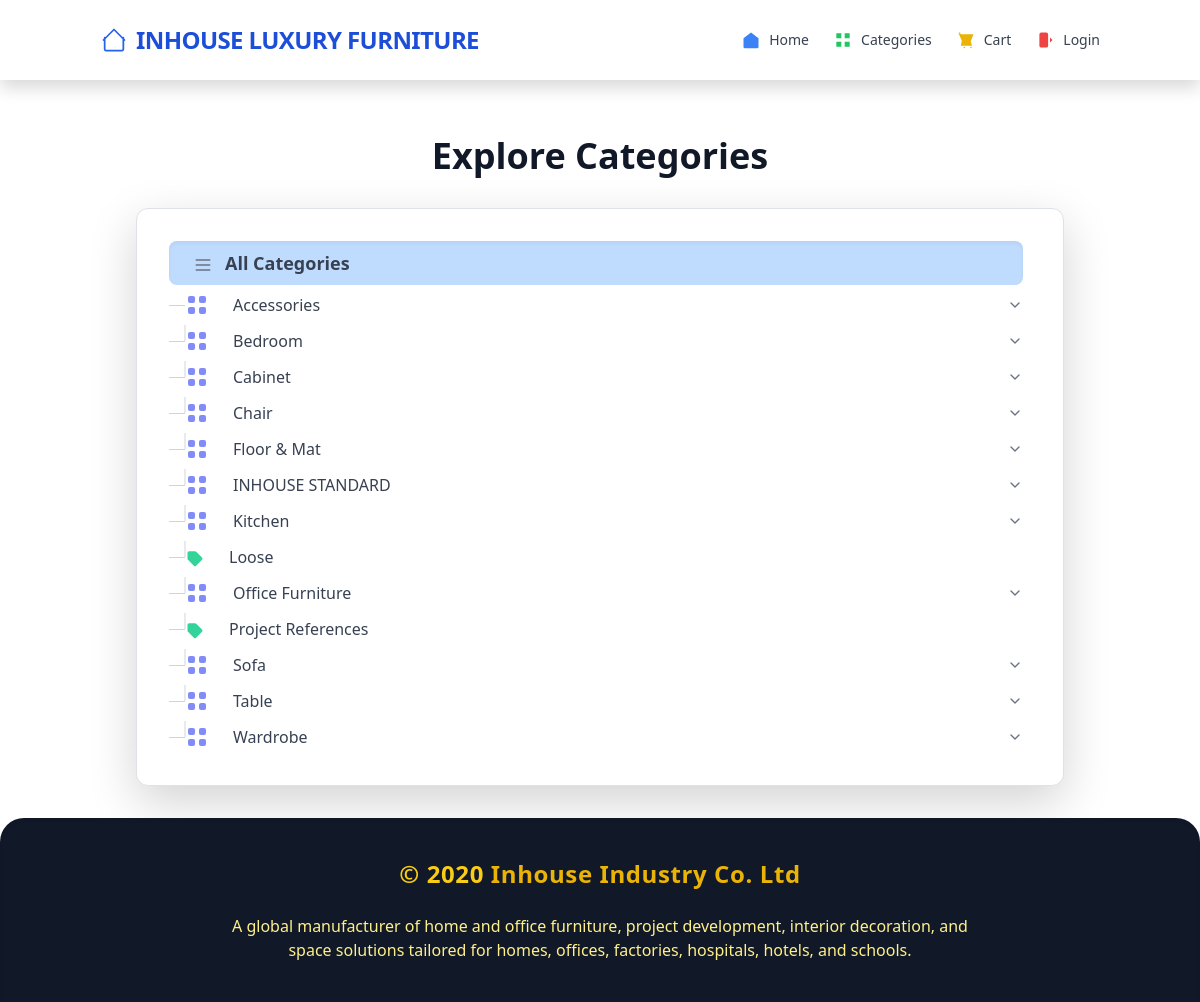
Page /categories/ on the committed database.
### store/models.py (models this page shows, shortened)
class Category(models.Model):
    name = models.CharField(max_length=100)
    parent = models.ForeignKey(
        'self',
        on_delete=models.SET_NULL,
        null=True,
        blank=True,
        related_name='children'
    )
    class Meta:
        verbose_name_plural = "Categories"
        ordering = ['parent__name', 'name']

### store/views.py (the view)
# urls.py: path('categories/', views.category_list, name='category_list'),
def category_list(request):
    top_level_categories = Category.objects.filter(parent__isnull=True).order_by('name')
    context = {
        'categories': top_level_categories,
    }
    return render(request, 'main/category_list.html', context)

### store/templates/main/category_list.html (shortened to what this page needs)
{% extends 'main/base.html' %}
{% block content %}
<div class="container mx-auto px-4 py-8">
    <h1 class="text-4xl font-extrabold text-gray-900 dark:text-white mb-8 text-center md:text-left">
        Explore Categories
    </h1>
    <div class="bg-white dark:bg-gray-800 rounded-xl shadow-lg p-6 sm:p-8 border border-gray-200 dark:border-gray-700">
        {% if categories %}
        <div class="max-h-[calc(100vh-15rem)] overflow-y-auto custom-scrollbar pr-2">
            <ul class="space-y-1">
                <li>
                    <a href="{% url 'furniture_list' %}" class="flex items-center px-4 py-2 rounded-lg text-gray-700 dark:text-gray-300 hover:bg-blue-100 dark:hover:bg-gray-700 transition duration-200 ease-in-out
                        {% if not selected_category_id %} bg-blue-200 dark:bg-blue-800 font-semibold text-blue-800 dark:text-blue-200 shadow-inner {% endif %}">
                        <span class="mr-3 text-gray-500 dark:text-gray-400">
                            <svg class="w-5 h-5 inline" fill="none" stroke="currentColor" viewBox="0 0 24 24" xmlns="http://www.w3.org/2000/svg"><path stroke-linecap="round" stroke-linejoin="round" stroke-width="2" d="M4 6h16M4 12h16M4 18h16"></path></svg>
                        </span>
                        <span class="text-lg">All Categories</span>
                    </a>
                </li>
                {% for category in categories %}
                    {% include 'main/_category_subtree.html' with category=category selected_category_id=selected_category_id is_root=True %}
                {% endfor %}
            </ul>
        </div>
        {% else %}
        <p class="text-gray-600 dark:text-gray-400 text-center py-10">No categories available to display.</p>
        {% endif %}
    </div>
</div>
{% endblock %}

### store/templates/main/_category_subtree.html (shortened to what this page needs)
<li class="relative">
    <div class="flex items-center group">
        {% if not category.is_root %}
        <div class="w-4 h-px bg-gray-300 dark:bg-gray-600"></div>
        {% endif %}
        {% if category.children.all %}
        <span class="grid-icon flex-shrink-0">
        </span>
        {% else %}
        <span class="label-icon flex-shrink-0">
        </span>
        {% endif %}
        <a href="{% url 'furniture_list' %}?category_id={{ category.pk }}"
           class="flex-grow ml-2 px-3 py-1 rounded-lg text-gray-700 dark:text-gray-300 hover:bg-blue-100 dark:hover:bg-gray-700 transition duration-200 ease-in-out
                  ">
            {{ category.name }}
        </a>
        {% if category.children.all %}
        <button type="button" class="ml-2 text-gray-500 dark:text-gray-400 focus:outline-none category-toggle" onclick="toggleCategory(this)">
            <svg class="w-4 h-4 transition-transform duration-200" fill="none" stroke="currentColor" stroke-width="2" viewBox="0 0 24 24">
                <path stroke-linecap="round" stroke-linejoin="round" d="M6 9l6 6 6-6" />
            </svg>
        </button>
        {% endif %}
    </div>
</li>

### store/templates/main/category_list.html (style rules this page uses)
.custom-scrollbar { scrollbar-width: thin; scrollbar-color: #cbd5e1 #f1f1f1; }

### store/templates/main/_category_subtree.html (style rules this page uses)
.grid-icon, .label-icon { display: inline-block; transition: transform 0.3s; }

### rows in the picture
Category: name "Accessories"
Category: name "Bedroom"
Category: name "Cabinet"
Category: name "Chair"
Category: name "Floor & Mat"
Category: name "INHOUSE STANDARD"
Category: name "Kitchen"
Category: name "Loose"
Category: name "Office Furniture"
Category: name "Project References"
Category: name "Sofa"
Category: name "Table"
Category: name "Wardrobe"
